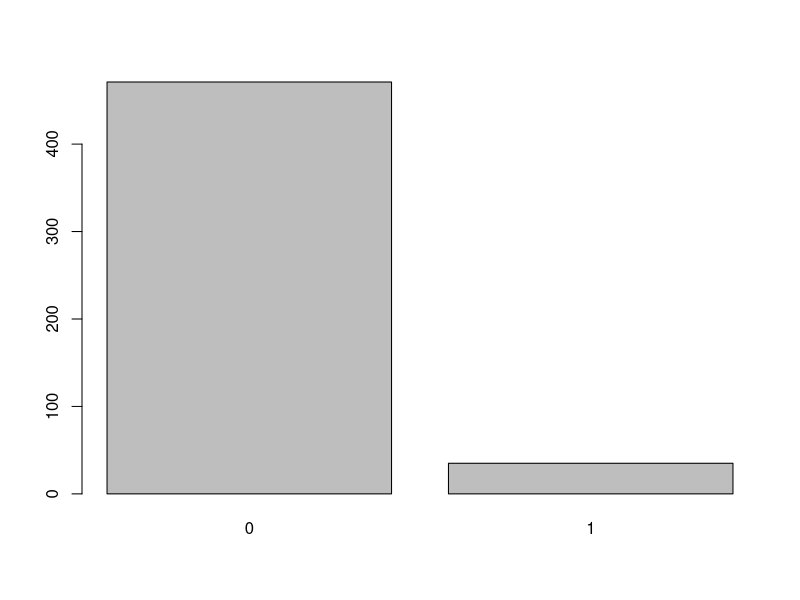
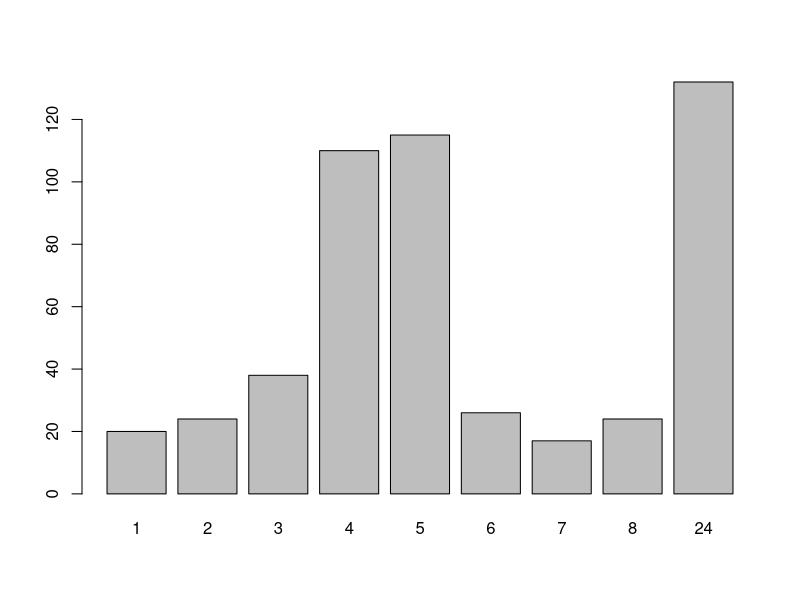
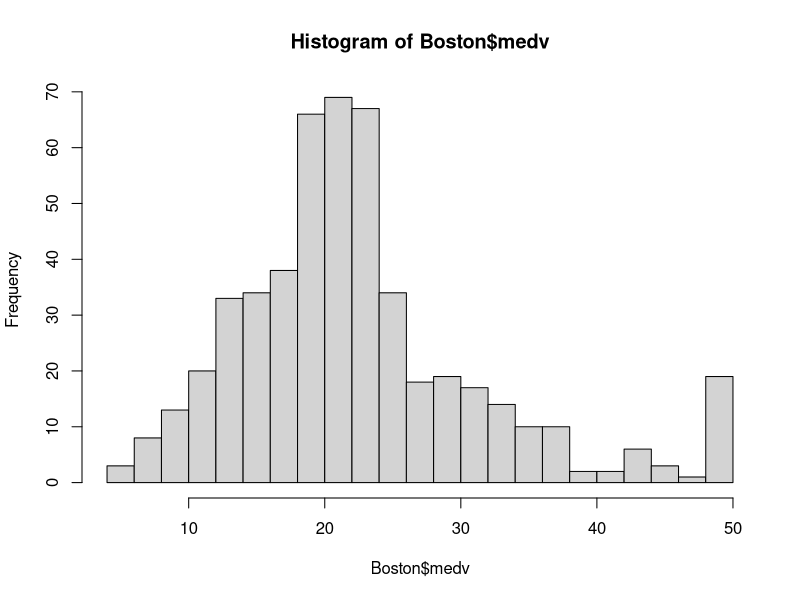
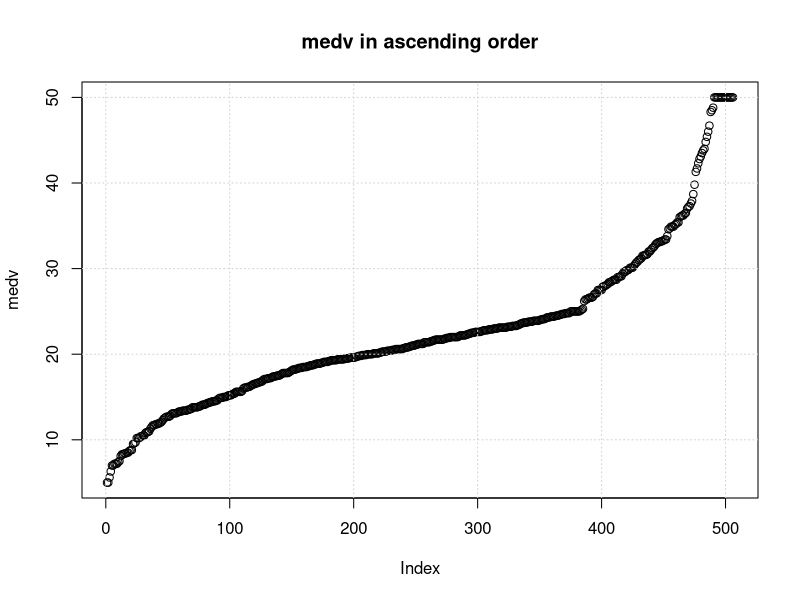
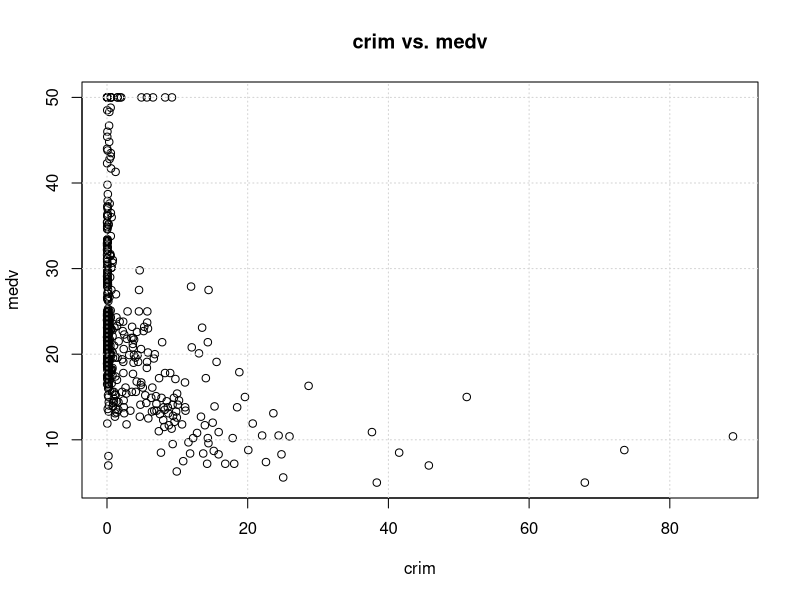
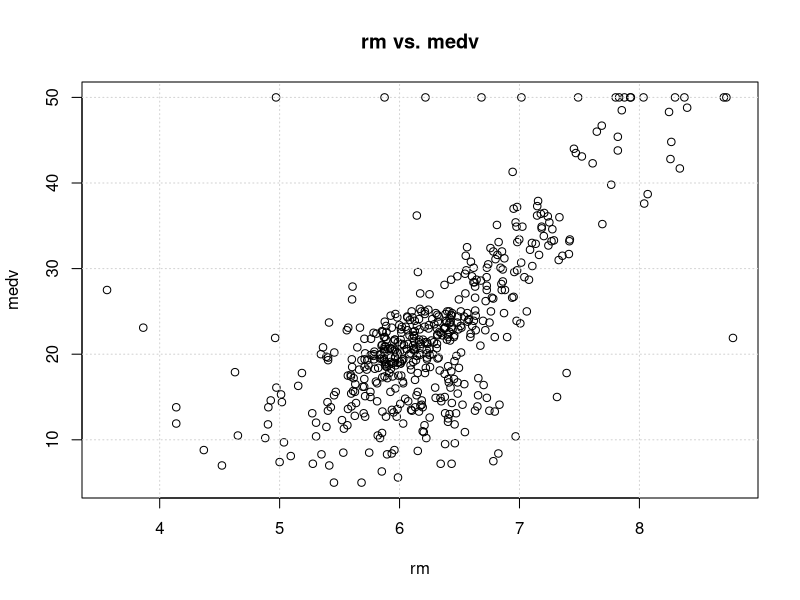
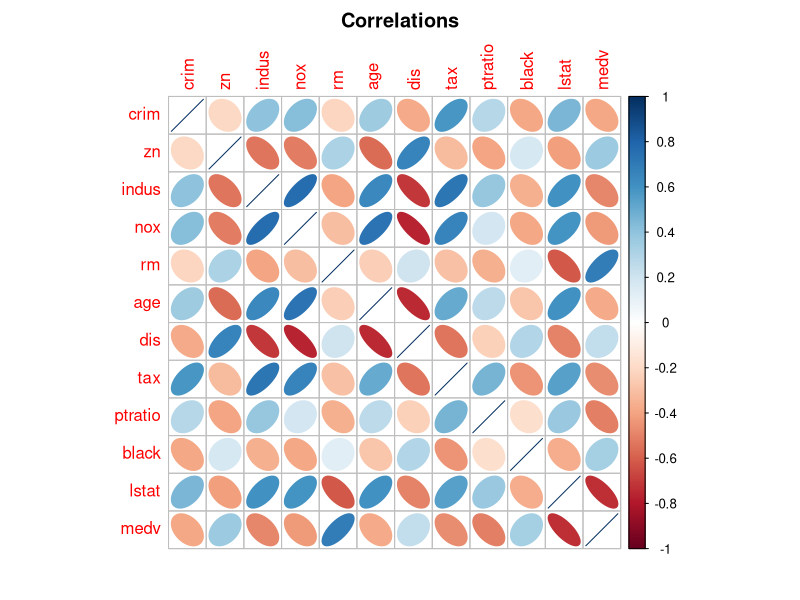
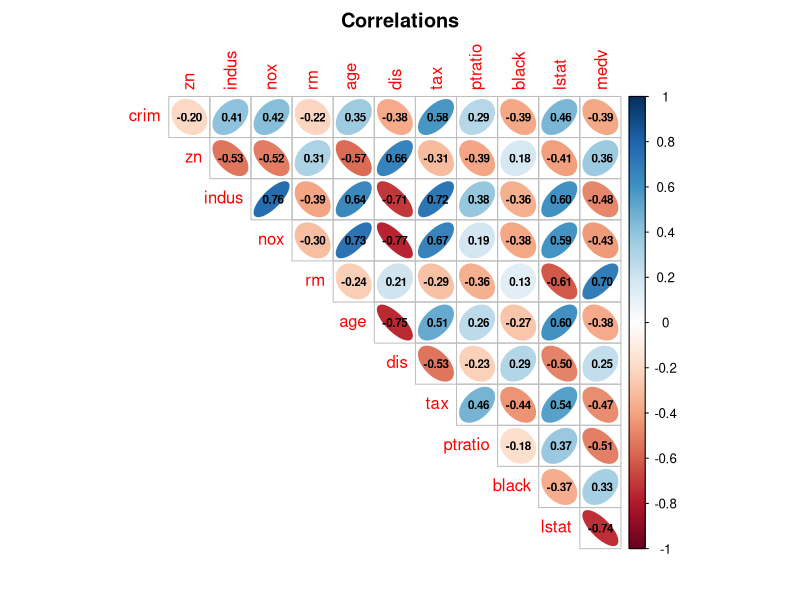

R code for these plots, in order:
## ---- chunk 1
# install.packages("MASS")
library(MASS)
## ---- chunk 2
data(Boston)
## ---- chunk 3
dim(Boston)
## ---- chunk 4
head(Boston)
str(Boston)
## ---- chunk 5
distinctvals <- lapply(Boston, unique)

lengthdistinctvals <- lapply(distinctvals, length)

lengthdistinctvals <- unlist(lengthdistinctvals)
lengthdistinctvals
## ---- chunk 6
barplot(table(Boston$chas))

barplot(table(Boston$rad))
## ---- chunk 7
Boston$chas <- as.character(Boston$chas)
Boston$rad <- as.character(Boston$rad)
## ---- chunk 8
summary(Boston$medv)
hist(Boston$medv, breaks = 30)

plot(sort(Boston$medv), main = "medv in ascending order", ylab = "medv")
grid()
## ---- chunk 9
plot(Boston$crim, Boston$medv, main = "crim vs. medv", xlab = "crim", ylab = "medv")
grid()
cor(Boston$crim, Boston$medv)

plot(Boston$rm, Boston$medv, main = "rm vs. medv", xlab = "rm", ylab = "medv")
grid()
cor(Boston$rm, Boston$medv)
## ---- chunk 10
correlations <- cor(subset(Boston, select = -c(chas, rad)))
correlations

# install.packages("corrplot")
library(corrplot)

corrplot(correlations, method = "ellipse", type = "full", title = "Correlations", diag = TRUE, mar = c(2, 2, 2, 2))

corrplot(correlations, method = "ellipse", type = "upper", title = "Correlations", diag = FALSE, mar = c(2, 2, 2, 2), addCoef.col = "black", number.cex = 0.7)
## ---- chunk 11
model0 <- lm(medv ~ ., data = Boston)
summary(model0)
# Adj R2 = 0.7396
## ---- chunk 12
# par(mfrow = c(2,2))
plot(model0)
# par(mfrow = c(1,1))
## ---- chunk 13
model1 <- lm(medv ~ . -indus -age, data = Boston)
summary(model1)
# Adj R2 = 0.7405
## ---- chunk 14
anova(model1, model0)
## ---- chunk 15
model2 <- lm(medv ~ . -indus -age -rad, data = Boston)
summary(model2)
# Adj R2 = 0.7234
## ---- chunk 16
model3 <- lm(medv ~ . -indus -age -rad -tax, data = Boston)
summary(model3)
# Adj R2 = 0.7239
## ---- chunk 17
fwd <- stepAIC(model0, direction = "forward", trace = TRUE)

fwd$anova
## ---- chunk 18
bkwd <- stepAIC(model0, direction = "backward", trace = TRUE)

bkwd$anova
## ---- chunk 19
# install.packages("leaps")
library(leaps)

exhaustive <- regsubsets(medv ~ ., data = Boston, nbest = 1)
## ---- chunk 20
pred <- predict(model1, newdata = Boston)
## ---- chunk 21
plot(Boston$medv, pred, main = "Actual vs. Predicted from Linear Regression", xlab = "medv", ylab = "pred")
abline(0,1)
grid()
## ---- chunk 22
model4 <- lm(medv ~ . +rm:lstat +poly(lstat, 10), data = Boston)
summary(model4)
# Adj R2 = 0.8129
## ---- chunk 23
model5 <- lm(medv ~ . -zn -indus -age -rad +rm:lstat +poly(lstat, 5), data = Boston)
summary(model5)
# Adj R2 = 0.7991
## ---- chunk 24
model6 <- lm(medv ~ . -zn -indus -age -rad +rm:lstat +poly(lstat, 5) -tax, data = Boston)
summary(model6)
# Adj R2 = 0.7993
## ---- chunk 25
# install.packages("randomForest")
library(randomForest)

rf <- randomForest(medv ~ ., data = Boston)
## ---- chunk 26
plot(rf)
## ---- chunk 27
pred.rf <- predict(rf, Boston)
## ---- chunk 28
plot(Boston$medv, pred.rf, main = "Actual vs. Predicted from Random Forest", xlab = "medv", ylab = "pred")
abline(0,1)
grid()
cor(Boston$medv, pred.rf)^2
## ---- chunk 29
plot(Boston$medv, pred, main = "Actual vs. Predicted from Linear Regression", xlab = "medv", ylab = "pred")
abline(0,1)
grid()
cor(Boston$medv, pred)^2
